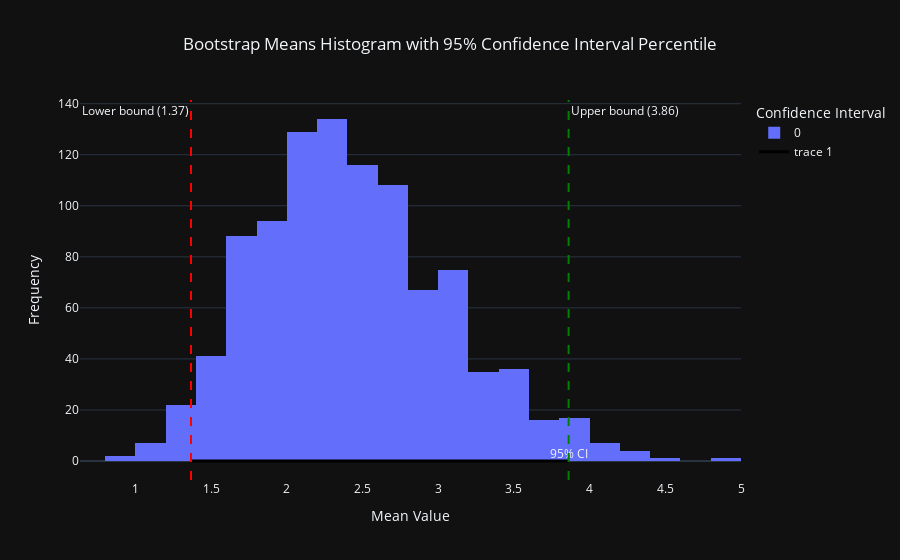

The notebook cell saved with this chart:
### Markdown cell above
### Plot the confidence interval

### Code cell
fig = px.histogram(bootstrap_means_sample, nbins=30, title='Bootstrap Means Histogram with 95% Confidence Interval Percentile')

fig.add_vline(x=lower_bound, line=dict(color='red', dash='dash'), annotation_text=f'Lower bound ({lower_bound:.2f})',
              annotation_position="top left")
fig.add_vline(x=upper_bound, line=dict(color='green', dash='dash'), annotation_text=f'Upper bound ({upper_bound:.2f})',
              annotation_position="top right")

fig.add_trace(go.Scatter(
    x=[lower_bound, upper_bound],
    y=[0, 0],
    mode='lines+text',
    text=['', '95% CI'],
    textposition='top center',
    line=dict(color='black', width=3)
))

fig.update_layout(
    xaxis_title='Mean Value',
    yaxis_title='Frequency',
    legend_title_text='Confidence Interval',
    title_x=0.5
)
fig.show()

### Figure 1 — Plotly figure (JSON) as saved in the notebook; plotly's stock layout.template omitted (floating-point values rounded to 4 significant figures; data arrays with more than 128 entries replaced by an {"elided": "..."} marker saying what was removed)
{"data": [{"alignmentgroup": "True", "bingroup": "x", "hovertemplate": "variable=0<br>value=%{x}<br>count=%{y}<extra></extra>", "legendgroup": "0", "marker": {"color": "#636efa", "pattern": {"shape": ""}}, "name": "0", "nbinsx": 30, "offsetgroup": "0", "orientation": "v", "showlegend": true, "x": {"elided": "1000 float values"}, "xaxis": "x", "yaxis": "y", "type": "histogram"}, {"line": {"color": "black", "width": 3}, "mode": "lines+text", "text": ["", "95% CI"], "textposition": "top center", "x": [1.367, 3.861], "y": [0, 0], "type": "scatter"}], "layout": {"xaxis": {"anchor": "y", "domain": [0.0, 1.0], "title": {"text": "Mean Value"}}, "yaxis": {"anchor": "x", "domain": [0.0, 1.0], "title": {"text": "Frequency"}}, "legend": {"title": {"text": "Confidence Interval"}, "tracegroupgap": 0}, "title": {"text": "Bootstrap Means Histogram with 95% Confidence Interval Percentile", "x": 0.5}, "barmode": "relative", "shapes": [{"line": {"color": "red", "dash": "dash"}, "type": "line", "x0": 1.367, "x1": 1.367, "xref": "x", "y0": 0, "y1": 1, "yref": "y domain"}, {"line": {"color": "green", "dash": "dash"}, "type": "line", "x0": 3.861, "x1": 3.861, "xref": "x", "y0": 0, "y1": 1, "yref": "y domain"}], "annotations": [{"showarrow": false, "text": "Lower bound (1.37)", "x": 1.367, "xanchor": "right", "xref": "x", "y": 1, "yanchor": "top", "yref": "y domain"}, {"showarrow": false, "text": "Upper bound (3.86)", "x": 3.861, "xanchor": "left", "xref": "x", "y": 1, "yanchor": "top", "yref": "y domain"}]}}
